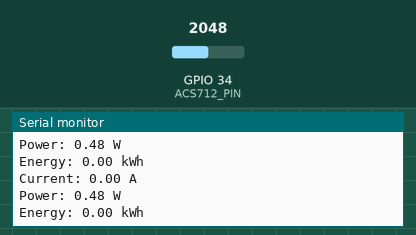
Simulated run of this sketch. Board: ESP32. On the bench: the last lines printed to the serial monitor. The test bench sets the inputs (shaded band); at power-on: GPIO 34 (ACS712_PIN) = 2048.

Above: at 2.8 s.
2.9 s: GPIO 34 (ACS712_PIN) set to 2866
At 4.4 s:
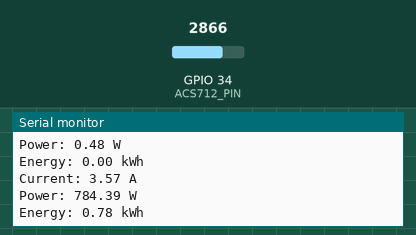
5.6 s: GPIO 34 (ACS712_PIN) set to 3603
At 7.2 s:
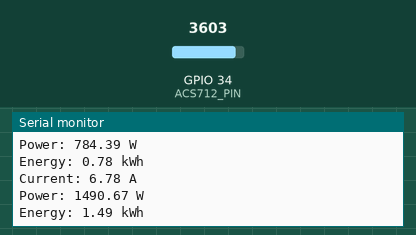
Timing chart, 0 to 8.7 s (numbered marks = the images above; inputs shaded):
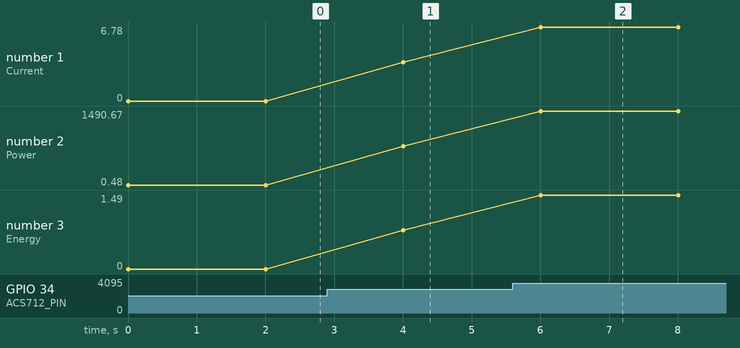

The sketch:

Light-Dependent-Resistor.ino
```cpp
#include <Arduino.h>

#define ACS712_PIN 34
#define VREF 3.3
#define ADC_RES 4095.0
#define SENSITIVITY 0.185

void setup() {
    Serial.begin(115200);
}

void loop() {
    int rawValue = analogRead(ACS712_PIN);
    float voltage = (rawValue / ADC_RES) * VREF;
    float current = (voltage - (VREF / 2)) / SENSITIVITY;

    float power = current * 220.0;
    float energy = power / 1000.0;

    Serial.print("Current: "); Serial.print(current); Serial.println(" A");
    Serial.print("Power: "); Serial.print(power); Serial.println(" W");
    Serial.print("Energy: "); Serial.print(energy); Serial.println(" kWh");

    delay(2000);
}
```

Measured:
- after the input at 2.9 s, the serial monitor: prints a new line after 1.1 s (image 1)
- after the input at 5.6 s, the serial monitor: prints a new line after 0.40 s (image 2)
- plotted number 1: 0 → 3.57 after the input at 2.9 s, 3.57 → 6.78 after the input at 5.6 s
- plotted number 2: 0.48 → 784.39 after the input at 2.9 s, 784.39 → 1490.67 after the input at 5.6 s
- plotted number 3: 0 → 0.78 after the input at 2.9 s, 0.78 → 1.49 after the input at 5.6 s
